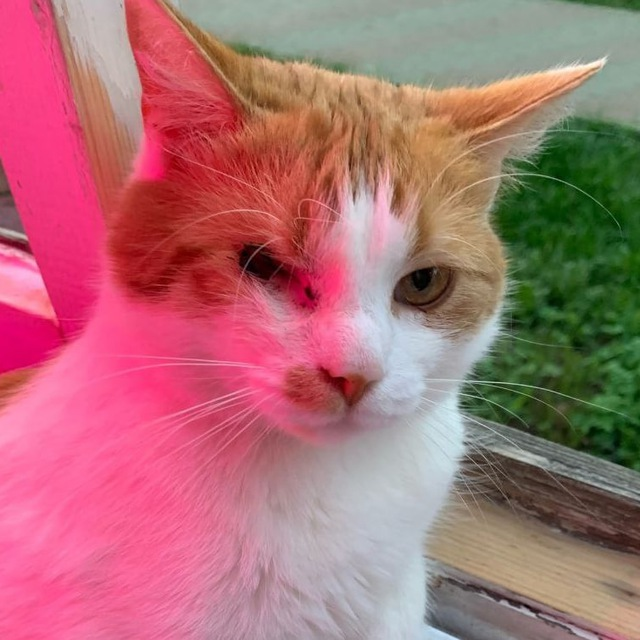
#> input picture lab2/cat.jpg, 640 x 640 px
$ python main.py cat.jpg
#> lines starting #> are read from the running program, lines starting #| are printed output that depends on the picture; after the words box and inside, x2 and y2 are one past the last pixel; in counts of white or black regions, pixels touching at a corner belong together
import sys
import cv2 as cv
import numpy as np

DELAY_CAPTION = 1500
DELAY_BLUR = 100
MAX_KERNEL_LENGTH = 31
WINDOW_NAME = "Smoothing Demo"

Image = np.ndarray

def main(image_file: str) -> int:
#> called with image_file = 'cat.jpg'
    cv.namedWindow(WINDOW_NAME, cv.WINDOW_AUTOSIZE)
    src: Image = cv.imread(cv.samples.findFile(image_file))
#> src is the input picture: shape (640, 640, 3); mean B, G, R 115.5, 110.4, 172
    if src is None:
        print("Failed to open the image")
        return 1

    img = image_with_caption(src, "Original Image")
    ok = display_image(img, DELAY_CAPTION)
    if not ok:
        return 0

    img = np.copy(src)
    ok = display_image(img, DELAY_CAPTION)
    if not ok:
        return 0

    img = image_with_caption(src, "Homogeneous Blur")
    ok = display_image(img, DELAY_CAPTION)
    if not ok:
        return 0

    for i in range(1, MAX_KERNEL_LENGTH, 2):
        img = cv.blur(src, (i, i))
        ok = display_image(img, DELAY_BLUR)
        if not ok:
            return 0

    img = image_with_caption(src, "Gaussian Blur")
    ok = display_image(img, DELAY_CAPTION)
    if not ok:
        return 0

    for i in range(1, MAX_KERNEL_LENGTH, 2):
        img = cv.GaussianBlur(src, (i, i), 0)
        ok = display_image(img, DELAY_BLUR)
        if not ok:
            return 0

    img = image_with_caption(src, "Median Blur")
    ok = display_image(img, DELAY_CAPTION)
    if not ok:
        return 0

    for i in range(1, MAX_KERNEL_LENGTH, 2):
        img = cv.bilateralFilter(src, i, i * 2, i / 2)
        ok = display_image(img, DELAY_BLUR)
        if not ok:
            return 0


    img = image_with_caption(src, "Done")
    ok = display_image(img, DELAY_CAPTION)
    return 0

def image_with_caption(src: Image, caption: str) -> Image:
#> called with caption = 'Original Image'
    dest = np.zeros(src.shape, src.dtype)
    rows, cols, _ = src.shape
#> rows = 640; cols = 640
    cv.putText(
        dest,
        caption,
        (cols // 4, rows // 2),
        cv.FONT_HERSHEY_COMPLEX,
        1,
        (255, 255, 255)
    )
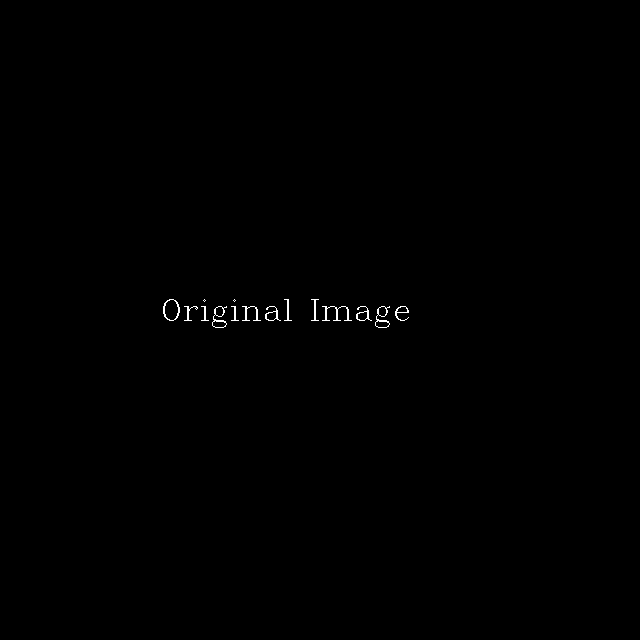
#> dest: shape (640, 640, 3); 0.23% white in thin lines or dots, all inside (x1, y1, x2, y2) = (163, 299, 409, 328)
    return dest

def display_image(img: Image, delay: int) -> bool:
#> called with delay = 1500
    cv.imshow(WINDOW_NAME, img)
    c = cv.waitKey(delay)
#> (key Esc is pressed here)
    if c >= 0:
        return False
    return True


if __name__ == "__main__":
    if len(sys.argv) <= 1:
        print("USAGE: smoothing.py <image-name>")
        exit(1)
    exit(main(sys.argv[1]))
#> in main, `ok = display_image(img, DELAY_CAPTION)`: ok = False
#> (the program exits here)
